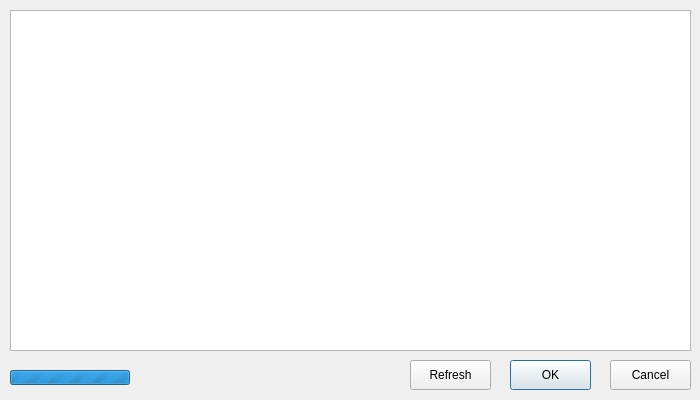
<?xml version="1.0" encoding="UTF-8"?>
<ui version="4.0">
 <class>DiscoverDlg</class>
 <widget class="QDialog" name="DiscoverDlg">
  <property name="geometry">
   <rect>
    <x>0</x>
    <y>0</y>
    <width>700</width>
    <height>400</height>
   </rect>
  </property>
  <property name="windowTitle">
   <string>Discover</string>
  </property>
  <widget class="QTableWidget" name="cards">
   <property name="geometry">
    <rect>
     <x>10</x>
     <y>10</y>
     <width>681</width>
     <height>341</height>
    </rect>
   </property>
  </widget>
  <widget class="QProgressBar" name="progress">
   <property name="geometry">
    <rect>
     <x>10</x>
     <y>370</y>
     <width>120</width>
     <height>15</height>
    </rect>
   </property>
   <property name="sizePolicy">
    <sizepolicy hsizetype="Preferred" vsizetype="Preferred">
     <horstretch>0</horstretch>
     <verstretch>0</verstretch>
    </sizepolicy>
   </property>
   <property name="minimumSize">
    <size>
     <width>120</width>
     <height>15</height>
    </size>
   </property>
   <property name="maximumSize">
    <size>
     <width>120</width>
     <height>15</height>
    </size>
   </property>
   <property name="maximum">
    <number>0</number>
   </property>
   <property name="format">
    <string notr="true">%p%</string>
   </property>
  </widget>
  <widget class="QPushButton" name="ok">
   <property name="geometry">
    <rect>
     <x>510</x>
     <y>360</y>
     <width>81</width>
     <height>30</height>
    </rect>
   </property>
   <property name="minimumSize">
    <size>
     <width>80</width>
     <height>30</height>
    </size>
   </property>
   <property name="text">
    <string>OK</string>
   </property>
  </widget>
  <widget class="QPushButton" name="cancel">
   <property name="geometry">
    <rect>
     <x>610</x>
     <y>360</y>
     <width>81</width>
     <height>30</height>
    </rect>
   </property>
   <property name="minimumSize">
    <size>
     <width>80</width>
     <height>30</height>
    </size>
   </property>
   <property name="text">
    <string>Cancel</string>
   </property>
  </widget>
  <widget class="QPushButton" name="refresh">
   <property name="geometry">
    <rect>
     <x>410</x>
     <y>360</y>
     <width>81</width>
     <height>30</height>
    </rect>
   </property>
   <property name="minimumSize">
    <size>
     <width>80</width>
     <height>30</height>
    </size>
   </property>
   <property name="text">
    <string>Refresh</string>
   </property>
  </widget>
 </widget>
 <tabstops>
  <tabstop>ok</tabstop>
  <tabstop>cancel</tabstop>
  <tabstop>cards</tabstop>
 </tabstops>
 <resources/>
 <connections/>
</ui>
